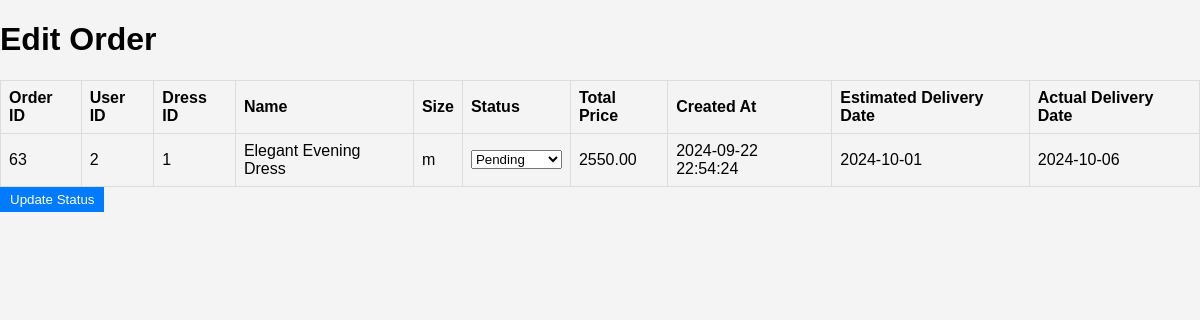
Page /admin/edit_order.php?id=63 on the committed database.
### tables this page shows
CREATE TABLE `orders` (
  `ORDER_ID` int(11) NOT NULL,
  `USER_ID` int(11) NOT NULL,
  `DRESS_ID` int(11) DEFAULT NULL,
  `FABRIC_ID` int(11) DEFAULT NULL,
  `OPTION_ID` int(11) DEFAULT NULL,
  `STATUSES` enum('PENDING','IN-PROGRESS','COMPLETED','SHIPPED','DELIVERED','CANCELLED') NOT NULL,
  `SSIZE` varchar(100) NOT NULL,
  `QUANTITY` int(2) NOT NULL,
  `TOTAL_PRICE` decimal(10,2) NOT NULL,
  `ESTIMATED_DELIVERY_DATE` date DEFAULT NULL,
  `ACTUAL_DELIVERY_DATE` date DEFAULT NULL,
  `CREATED_AT` datetime NOT NULL DEFAULT current_timestamp()
);

CREATE TABLE `dress` (
  `DRESS_ID` int(11) NOT NULL,
  `NAME` varchar(100) NOT NULL,
  `DESCRIPTION` text DEFAULT NULL,
  `FABRIC` varchar(50) NOT NULL,
  `COLOR` varchar(100) NOT NULL,
  `SIZES` varchar(100) NOT NULL,
  `BASE_PRICE` decimal(10,2) NOT NULL,
  `IMAGE_URL` varchar(255) DEFAULT NULL,
  `CREATED_AT` datetime NOT NULL DEFAULT current_timestamp()
);

### admin/edit_order.php (the view, shortened to what this page needs)
<?php
$conn = new mysqli("localhost", "root", "", "fashion");
$order_id = $_GET['id'];
$sql = "SELECT orders.ORDER_ID, orders.USER_ID, orders.DRESS_ID, dress.NAME, orders.SSIZE,
        orders.STATUSES, orders.TOTAL_PRICE, orders.CREATED_AT,
        orders.ESTIMATED_DELIVERY_DATE, orders.ACTUAL_DELIVERY_DATE
        FROM orders
        JOIN dress ON orders.DRESS_ID = dress.DRESS_ID
        WHERE orders.ORDER_ID='$order_id'";
$result = $conn->query($sql);
$order = $result->fetch_assoc();
?>
<!DOCTYPE html>
<html lang="en">
<head>
    <link rel="stylesheet" href="admin.css">
</head>
<body>
<h1>Edit Order</h1>
<table>
    <tr>
        <th>Order ID</th>
        <th>User ID</th>
        <th>Dress ID</th>
        <th>Name</th>
        <th>Size</th>
        <th>Status</th>
        <th>Total Price</th>
        <th>Created At</th>
        <th>Estimated Delivery Date</th>
        <th>Actual Delivery Date</th>
    </tr>
    <tr>
        <td><?php echo $order['ORDER_ID']; ?></td>
        <td><?php echo $order['USER_ID']; ?></td>
        <td><?php echo $order['DRESS_ID']; ?></td>
        <td><?php echo $order['NAME']; ?></td>
        <td><?php echo $order['SSIZE']; ?></td>
        <td>
            <form method="POST">
                <select name="status" id="status">
                    <option value="Pending" <?php if ($order['STATUSES'] == 'Pending') echo 'selected'; ?>>Pending</option>
                </select>
        </td>
        <td><?php echo $order['TOTAL_PRICE']; ?></td>
        <td><?php echo $order['CREATED_AT']; ?></td>
        <td><?php echo $order['ESTIMATED_DELIVERY_DATE']; ?></td>
        <td><?php echo $order['ACTUAL_DELIVERY_DATE']; ?></td>
    </tr>
</table>
<button type="submit">Update Status</button>
</body>
</html>

### customer/admin.css (style rules this page uses)
body { font-family: Arial, sans-serif; background-color: #f4f4f4; margin: 0; padding: 0; }
table { width: 100%; border-collapse: collapse; }
th, td { border: 1px solid #ddd; padding: 8px; text-align: left; }
th { background-color: #f4f4f4; }
button { padding: 5px 10px; margin-right: 5px; border: none; background-color: #007bff; color: #fff; cursor: pointer; }

### rows in the picture
orders: ORDER_ID "63", USER_ID "2", DRESS_ID "1", DRESS_ID.NAME "Elegant Evening Dress", SSIZE "m", TOTAL_PRICE "2550.00", CREATED_AT "2024-09-22 22:54:24", ESTIMATED_DELIVERY_DATE "2024-10-01", ACTUAL_DELIVERY_DATE "2024-10-06"
